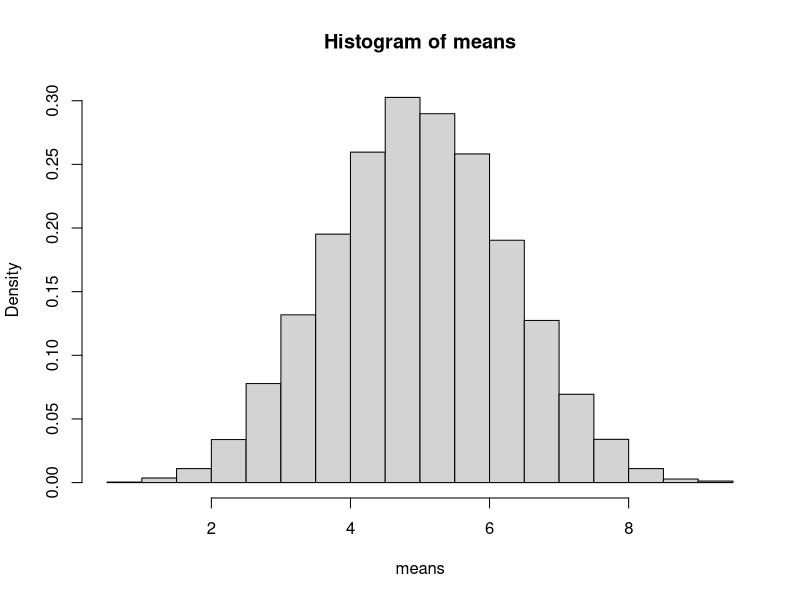

R code for this plot:
# Define a numeric array

means <- numeric(10000)

#the mean values put in to the array

for (i in 1:10000 ) {
  means[i] <- mean(runif(5)*10)
}

## Drawing the histogram

hist(means, freq=FALSE)
